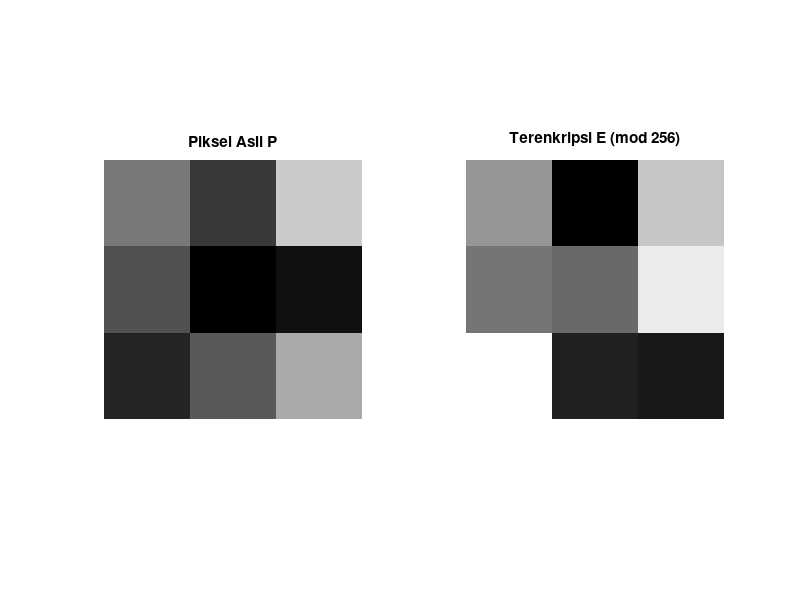

MATLAB code for this plot: (Note: this script raises an error after producing the figure.)
% =====================================================
% UTS Matematika Sains Data — Semester Genap 2025/2026
% Soal 2 —  Enkripsi Citra Logo Toko dengan Invers Matriks 3x3
% ---------------------------------------------------
% Nama : Misya Adina
% NIM : 2510514009
% Parameter: N=9, a=0, b=9, K=10, theta0=45, alpha=0.01
% Tanggal: 2026-04-25
% =====================================================

clc; clear; close all;

% Parameter personalisasi
N = 9; a = 0; b = 9; K = 10;
theta0 = 45; % derajat
alpha_lr = 0.01;

% 1. Parameter dan Matriks Kunci A
a = 0; b = 9; N = 9;
A = [a+1, b,   2;
     1,   a+2, b;
     b,   1,   a+3];

disp('Matriks Kunci A:')
disp(A)

% 2. Perhitungan Determinan & Invers (Fungsi MATLAB)
det_A = det(A);
A_inv = inv(A);

fprintf('det(A) = %.2f\n', det_A)
disp('Matriks Invers A^-1:')
disp(A_inv)

% 3. Matriks Kofaktor & Adjoin (Cepat)
% Adjoin = inv(A) * det(A)
Adj_A = A_inv * det_A; 
C = Adj_A'; % Kofaktor adalah transpose dari Adjoin

disp('Matriks Adjoin Adj(A):')
disp(Adj_A)

% 4. Proses Enkripsi & Dekripsi
% Blok piksel P
P = [120,    50+N, 200;
     80,     a+2,  10+N;
     30+N,   90,   170];

% Enkripsi E = A * P
E = A * P;

% Dekripsi P' = A^-1 * E
P_dekripsi = A_inv * E;

disp('Blok Piksel Asli P:')
disp(P)
disp('Hasil Enkripsi E:')
disp(E)
disp('Hasil Dekripsi P (Dibulatkan):')
disp(round(P_dekripsi))

% 5. Verifikasi
err = norm(round(P_dekripsi) - P, 'fro');
fprintf('Selisih (Error Frobenius) = %.2e\n', err)
if err < 1e-8
    disp('VERIFIKASI: Dekripsi berhasil, P'' sama dengan P.')
end

% 6. Visualisasi
figure
subplot(1,2,1)
imshow(uint8(P), 'InitialMagnification', 'fit')
title('Piksel Asli P')

subplot(1,2,2)
% Gunakan mod 256 hanya untuk visualisasi agar masuk range warna 0-255
imshow(uint8(mod(E, 256)), 'InitialMagnification', 'fit')
title('Terenkripsi E (mod 256)')

sgtitle('Sistem Enkripsi Citra 3x3')
saveas(gcf, 'enkripsi_logo.png')
